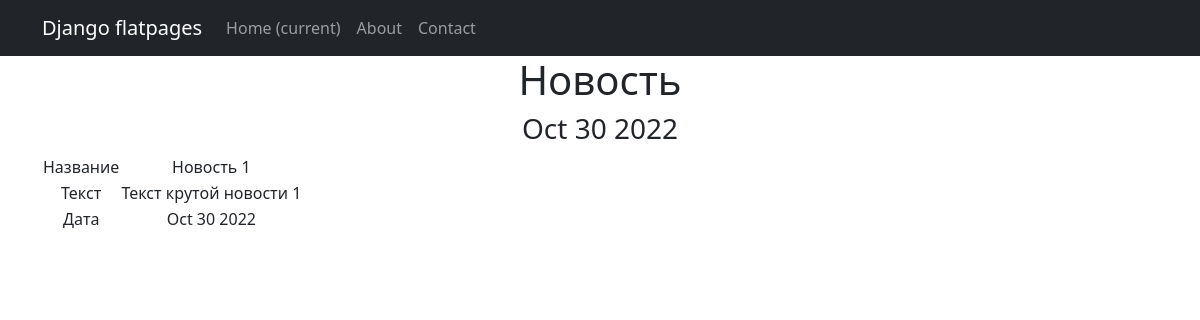
Page /news/4 on the committed database.
### news/models.py (models this page shows, shortened)
class Post(models.Model):
    article = 'A'
    news = 'N'
    POST_TYPE = [
        (article, 'Статья'),
        (news, 'Новость')
    ]
    type = models.CharField(max_length=1, choices=POST_TYPE, default=article)
    creation_date = models.DateTimeField(auto_now_add=True)
    article_subject = models.CharField(max_length=150)
    article_text = models.TextField()
    rating = models.IntegerField(default=0)
    author = models.ForeignKey(Author, on_delete=models.CASCADE)
    category = models.ManyToManyField(Category, through='PostCategory')

### news/views.py (the view)
# urls.py: path('<int:pk>', NewsDetail.as_view(), name='news_detail'),
class NewsDetail(DetailView):
    model = Post
    template_name = 'detail.html'
    context_object_name = 'detail'

### news/templatetags/custom_filters.py (called while the page is built)
@register.filter()
def censor(value):
   result = value
   for word in PROHIBITED_WORDS:
      result =  result.replace(word, "*")
   return result

### news/templatetags/custom_tags.py (called while the page is built)
@register.simple_tag()
def current_time(format_string='%b %d %Y'):
   return datetime.utcnow().strftime(format_string)

### templates/detail.html (shortened to what this page needs)
{% extends 'default.html' %}
{% load custom_filters %}
{% load custom_tags %}
{% block content %}
   <h1>Новость</h1>
   <h3>{% current_time '%b %d %Y' %}</h3>
   <table>
       <tr>
           <td>Название</td>
           <td>{{ detail.article_subject|censor }}</td>
       </tr>
       <tr>
           <td>Текст</td>
           <td>{{ detail.article_text|censor }}</td>
       </tr>
       <tr>
           <td>Дата</td>
           <td>{{ detail.creation_date|date:'M d Y' }}</td>
       </tr>
{% endblock content %}

### rows in the picture
Post: article_subject|censor "Новость 1", article_text|censor "Текст крутой новости 1", creation_date "Oct 30 2022"
